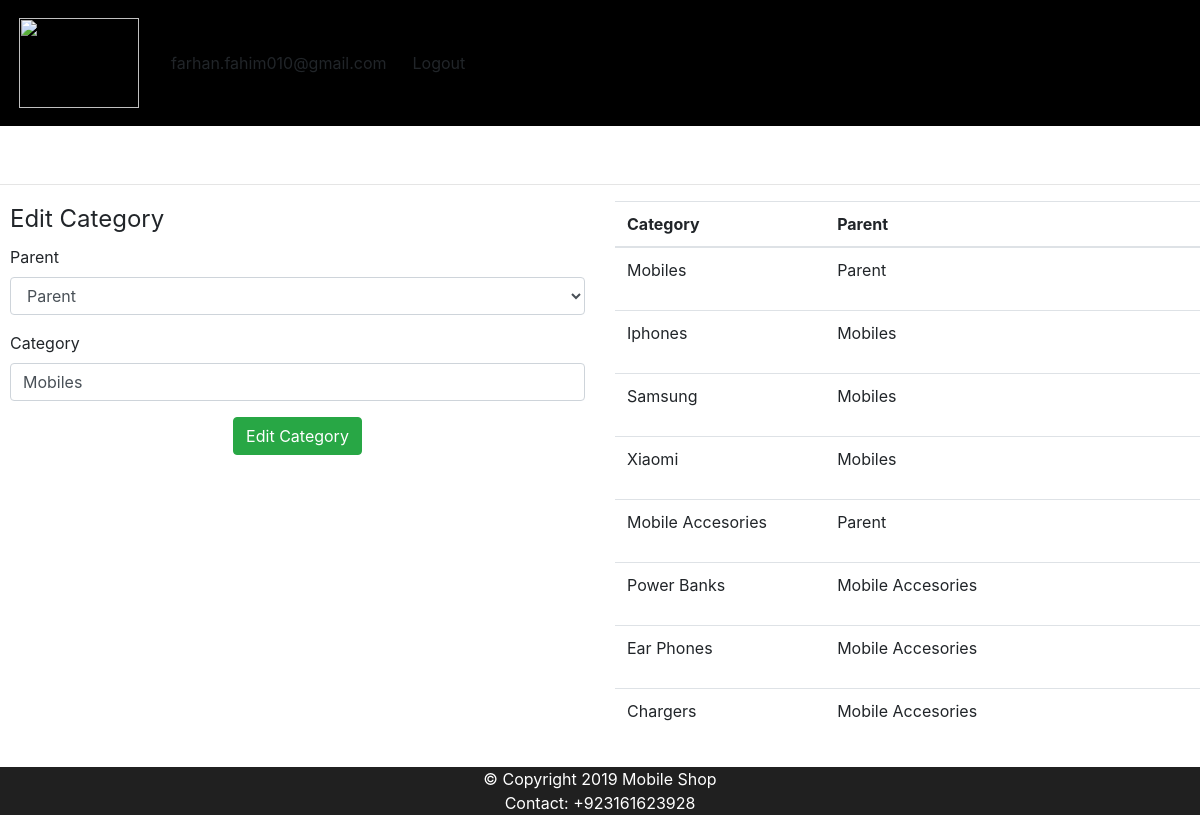
The app's page /admin/categories.php?edit=1 (signed in) with its own data.
### tables this page shows
CREATE TABLE `categories` (
  `id` int(11) NOT NULL,
  `category` varchar(255) NOT NULL,
  `parent` int(11) NOT NULL DEFAULT '0'
);

### helpers/helpers.php (called while the page is built, shortened)
<?php
function sanitize($dirty) {
	return htmlentities($dirty, ENT_QUOTES, "UTF-8");
}
?>

### admin/categories.php (the view, shortened to what this page needs)
  <link rel="stylesheet" href="https://maxcdn.bootstrapcdn.com/bootstrap/4.3.1/css/bootstrap.min.css">
<?php
	include 'includes/head.php';
	include 'includes/navigation1.php';
?>
<?php
	$category = '';
	$post_parent = '';
	if(isset($_GET['edit']) && !empty($_GET['edit'])) {
		$edit_id = (int)$_GET['edit'];
		$edit_id = sanitize($edit_id);
		$edit_result = $db->query("SELECT * FROM categories WHERE id = '{$edit_id}'");
		$edit_category = mysqli_fetch_assoc($edit_result);
	}
?>
<h2 class="text-center" style="margin-top: 130px;">Categories</h2>
<hr>
<div class="row">
	<div class="col-md-6">
		<form class="form" style="margin-left: 10px;" action="categories.php<?php echo ((isset($_GET['edit']))?'?edit='.$edit_id : ''); ?>" method="post">
			<legend><?php echo ((isset($_GET['edit']))?'Edit' : 'Add a'); ?> Category</legend>
			<?php
				$category_value = '';
				$parent_value = 0;
				if(isset($_GET['edit'])) {
					$category_value = $edit_category['category'];
					$parent_value = $edit_category['parent'];
				} else {
					if(isset($_POST)) {
						$category_value = $category;
						$parent_value = $post_parent;
					}
				}
			?>
			<div class="form-group">
				<label for="parent">Parent</label>
				<select class="form-control" name="parent" id="parent">
					<option value="0"<?php echo (($parent_value == 0)?' selected="selected"' : ''); ?>>Parent</option>
				</select>
			</div>
			<div class="form-group">
				<label for="category">Category</label>
				<input class="form-control" type="text" name="category" id="category" value="<?php echo $category_value; ?>">
			</div>
			<div class="form-group">
				<div class="text-center">
				<input class="btn btn-success" type="submit" value="<?php echo ((isset($_GET['edit']))?'Edit' : 'Add'); ?> Category">
				</div>
			</div>
		</form>
	</div>
	<div class="col-md-6">
		<table class="table" style="margin-right: 30px;">
			<thead>
				<th>Category</th>
				<th>Parent</th>
				<th></th>
			</thead>
			<tbody>
				<?php $result = $db->query("SELECT * FROM categories WHERE parent = 0"); ?>
				<?php while($parent = mysqli_fetch_assoc($result)) : ?>
				<?php
					$parent_id = (int)$parent['id'];
					$cresult = $db->query("SELECT * FROM categories WHERE parent = '{$parent_id}'");
				?>
				<tr>
					<td><?php echo $parent['category']; ?></td>
					<td>Parent</td>
					<td>
						<a class="btn btn-xs btn-default" href="categories.php?edit=<?php echo $parent['id']; ?>"><i class="material-icons" >
</i></a>
						<a class="btn btn-xs btn-default" href="categories.php?delete=<?php echo $parent['id']; ?>"><i class="material-icons">
</i></a>
					</td>
				</tr>
					<?php while($child = mysqli_fetch_assoc($cresult)) : ?>
						<tr>
							<td><?php echo $child['category']; ?></td>
							<td><?php echo $parent['category']; ?></td>
							<td>
								<a class="btn btn-xs btn-default" href="categories.php?edit=<?php echo $child['id']; ?>"><i class="material-icons" >
</i></a>
								<a class="btn btn-xs btn-default" href="categories.php?delete=<?php echo $child['id']; ?>"><i class="material-icons">
</i></a>
							</td>
						</tr>
					<?php endwhile; ?>
				<?php endwhile; ?>
			</tbody>
		</table>
	</div>
</div>
<?php
	include 'includes/footer.php';
	?>

### css/style.css (style rules this page uses)
* { padding: 0; margin: 0; }
h1,h2,h3,h4,h5,i { color: white; }

### records on screen
categories: parent "Parent", category "Mobiles"
categories: category "Iphones"
categories: category "Samsung"
categories: category "Xiaomi"
categories: category "Mobile Accesories"
categories: category "Power Banks"
categories: category "Ear Phones"
categories: category "Chargers"

### other values on screen
$_SESSION["login_id"] "farhan.fahim010@gmail.com"
